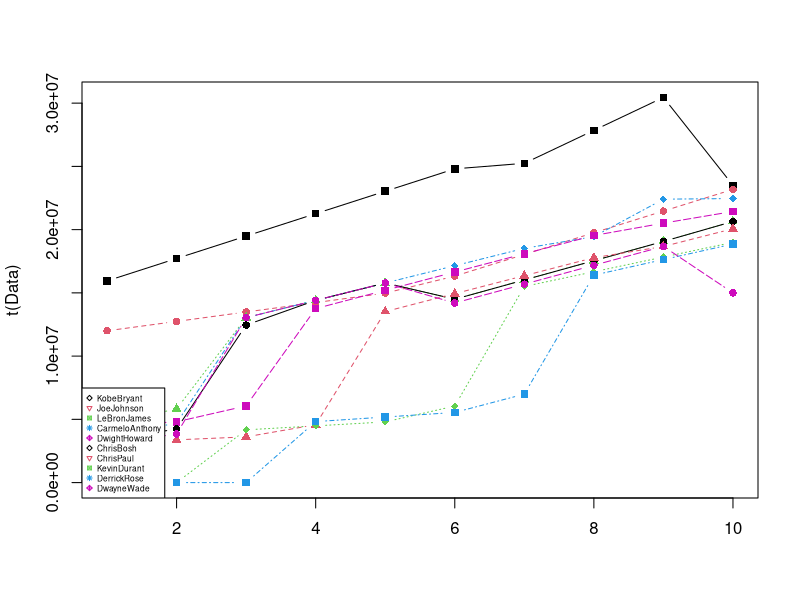
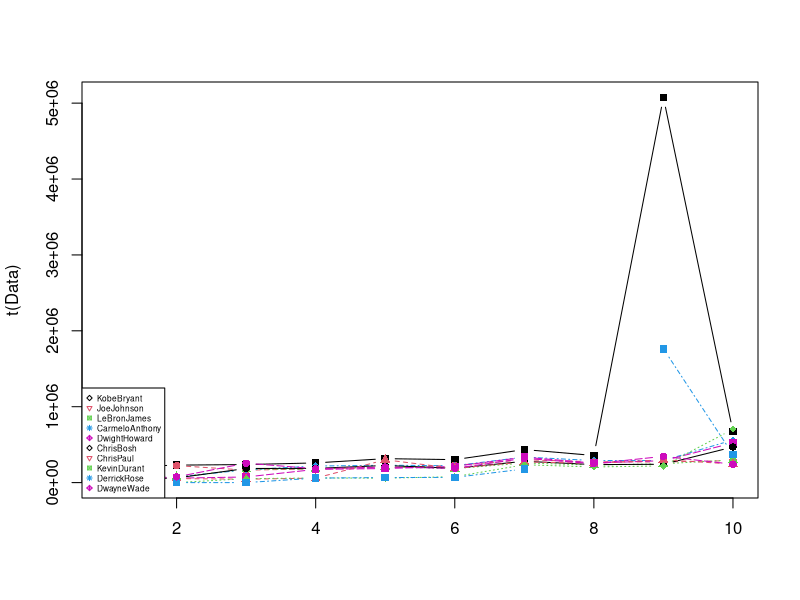
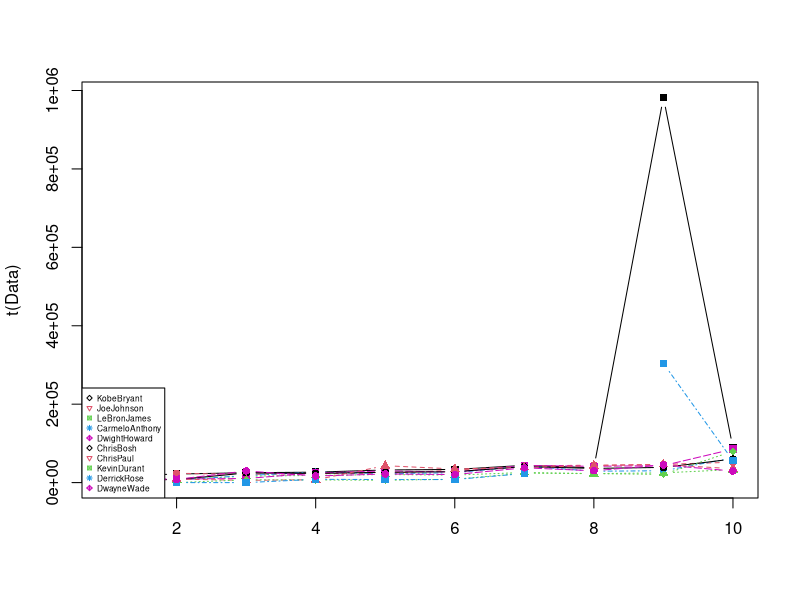
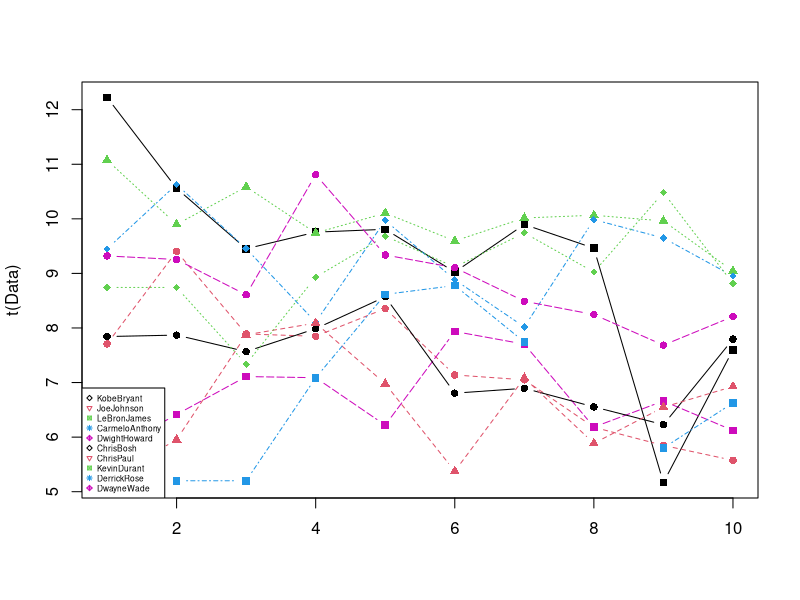
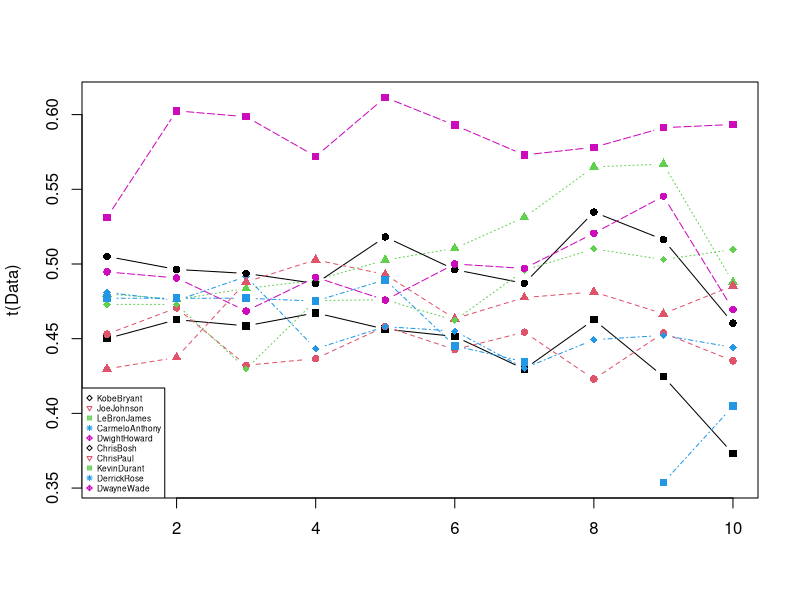
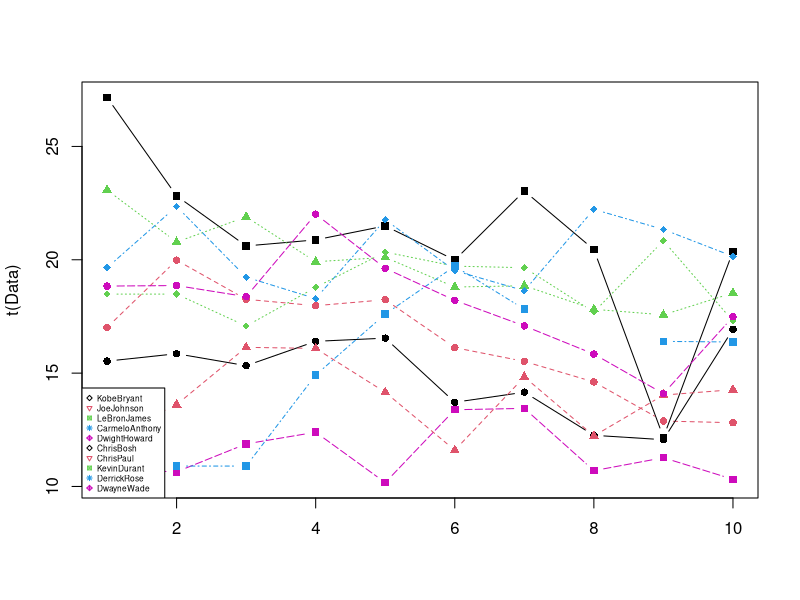
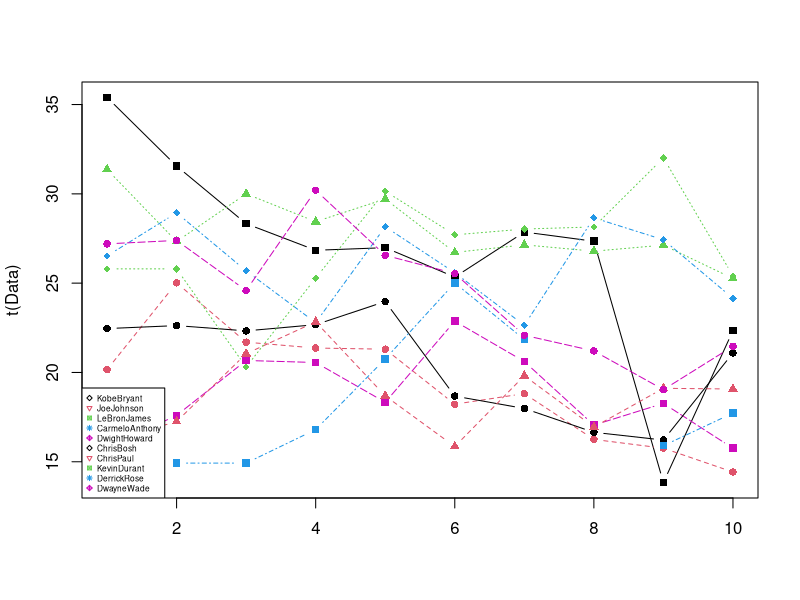
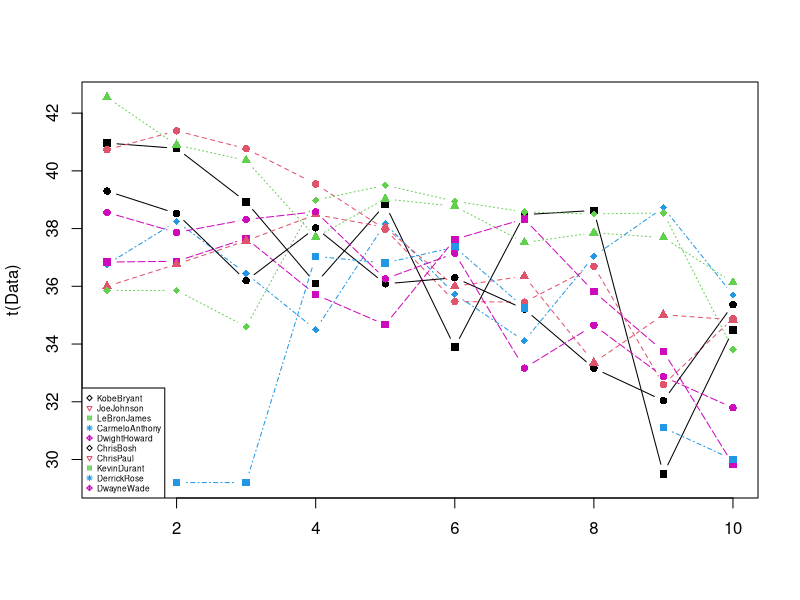

These charts were generated, in order, by the following R code: (Note: this script raises an error after producing the figures.)
Seasons <- c("2005","2006","2007","2008","2009","2010","2011","2012","2013","2014")

#Players
Players <- c("KobeBryant","JoeJohnson","LeBronJames","CarmeloAnthony","DwightHoward","ChrisBosh","ChrisPaul","KevinDurant","DerrickRose","DwayneWade")

#Salaries
KobeBryant_Salary <- c(15946875,17718750,19490625,21262500,23034375,24806250,25244493,27849149,30453805,23500000)
JoeJohnson_Salary <- c(12000000,12744189,13488377,14232567,14976754,16324500,18038573,19752645,21466718,23180790)
LeBronJames_Salary <- c(4621800,5828090,13041250,14410581,15779912,14500000,16022500,17545000,19067500,20644400)
CarmeloAnthony_Salary <- c(3713640,4694041,13041250,14410581,15779912,17149243,18518574,19450000,22407474,22458000)
DwightHoward_Salary <- c(4493160,4806720,6061274,13758000,15202590,16647180,18091770,19536360,20513178,21436271)
ChrisBosh_Salary <- c(3348000,4235220,12455000,14410581,15779912,14500000,16022500,17545000,19067500,20644400)
ChrisPaul_Salary <- c(3144240,3380160,3615960,4574189,13520500,14940153,16359805,17779458,18668431,20068563)
KevinDurant_Salary <- c(0,0,4171200,4484040,4796880,6053663,15506632,16669630,17832627,18995624)
DerrickRose_Salary <- c(0,0,0,4822800,5184480,5546160,6993708,16402500,17632688,18862875)
DwayneWade_Salary <- c(3031920,3841443,13041250,14410581,15779912,14200000,15691000,17182000,18673000,15000000)
#Matrix
Salary <- rbind(KobeBryant_Salary, JoeJohnson_Salary, LeBronJames_Salary, CarmeloAnthony_Salary, DwightHoward_Salary, ChrisBosh_Salary, ChrisPaul_Salary, KevinDurant_Salary, DerrickRose_Salary, DwayneWade_Salary)
rm(KobeBryant_Salary, JoeJohnson_Salary, CarmeloAnthony_Salary, DwightHoward_Salary, ChrisBosh_Salary, LeBronJames_Salary, ChrisPaul_Salary, DerrickRose_Salary, DwayneWade_Salary, KevinDurant_Salary)
colnames(Salary) <- Seasons
rownames(Salary) <- Players

#Games 
KobeBryant_G <- c(80,77,82,82,73,82,58,78,6,35)
JoeJohnson_G <- c(82,57,82,79,76,72,60,72,79,80)
LeBronJames_G <- c(79,78,75,81,76,79,62,76,77,69)
CarmeloAnthony_G <- c(80,65,77,66,69,77,55,67,77,40)
DwightHoward_G <- c(82,82,82,79,82,78,54,76,71,41)
ChrisBosh_G <- c(70,69,67,77,70,77,57,74,79,44)
ChrisPaul_G <- c(78,64,80,78,45,80,60,70,62,82)
KevinDurant_G <- c(35,35,80,74,82,78,66,81,81,27)
DerrickRose_G <- c(40,40,40,81,78,81,39,0,10,51)
DwayneWade_G <- c(75,51,51,79,77,76,49,69,54,62)
#Matrix
Games <- rbind(KobeBryant_G, JoeJohnson_G, LeBronJames_G, CarmeloAnthony_G, DwightHoward_G, ChrisBosh_G, ChrisPaul_G, KevinDurant_G, DerrickRose_G, DwayneWade_G)
rm(KobeBryant_G, JoeJohnson_G, CarmeloAnthony_G, DwightHoward_G, ChrisBosh_G, LeBronJames_G, ChrisPaul_G, DerrickRose_G, DwayneWade_G, KevinDurant_G)
colnames(Games) <- Seasons
rownames(Games) <- Players

#Minutes Played
KobeBryant_MP <- c(3277,3140,3192,2960,2835,2779,2232,3013,177,1207)
JoeJohnson_MP <- c(3340,2359,3343,3124,2886,2554,2127,2642,2575,2791)
LeBronJames_MP <- c(3361,3190,3027,3054,2966,3063,2326,2877,2902,2493)
CarmeloAnthony_MP <- c(2941,2486,2806,2277,2634,2751,1876,2482,2982,1428)
DwightHoward_MP <- c(3021,3023,3088,2821,2843,2935,2070,2722,2396,1223)
ChrisBosh_MP <- c(2751,2658,2425,2928,2526,2795,2007,2454,2531,1556)
ChrisPaul_MP <- c(2808,2353,3006,3002,1712,2880,2181,2335,2171,2857)
KevinDurant_MP <- c(1255,1255,2768,2885,3239,3038,2546,3119,3122,913)
DerrickRose_MP <- c(1168,1168,1168,3000,2871,3026,1375,0,311,1530)
DwayneWade_MP <- c(2892,1931,1954,3048,2792,2823,1625,2391,1775,1971)
#Matrix
MinutesPlayed <- rbind(KobeBryant_MP, JoeJohnson_MP, LeBronJames_MP, CarmeloAnthony_MP, DwightHoward_MP, ChrisBosh_MP, ChrisPaul_MP, KevinDurant_MP, DerrickRose_MP, DwayneWade_MP)
rm(KobeBryant_MP, JoeJohnson_MP, CarmeloAnthony_MP, DwightHoward_MP, ChrisBosh_MP, LeBronJames_MP, ChrisPaul_MP, DerrickRose_MP, DwayneWade_MP, KevinDurant_MP)
colnames(MinutesPlayed) <- Seasons
rownames(MinutesPlayed) <- Players

#Field Goals
KobeBryant_FG <- c(978,813,775,800,716,740,574,738,31,266)
JoeJohnson_FG <- c(632,536,647,620,635,514,423,445,462,446)
LeBronJames_FG <- c(875,772,794,789,768,758,621,765,767,624)
CarmeloAnthony_FG <- c(756,691,728,535,688,684,441,669,743,358)
DwightHoward_FG <- c(468,526,583,560,510,619,416,470,473,251)
ChrisBosh_FG <- c(549,543,507,615,600,524,393,485,492,343)
ChrisPaul_FG <- c(407,381,630,631,314,430,425,412,406,568)
KevinDurant_FG <- c(306,306,587,661,794,711,643,731,849,238)
DerrickRose_FG <- c(208,208,208,574,672,711,302,0,58,338)
DwayneWade_FG <- c(699,472,439,854,719,692,416,569,415,509)
#Matrix
FieldGoals <- rbind(KobeBryant_FG, JoeJohnson_FG, LeBronJames_FG, CarmeloAnthony_FG, DwightHoward_FG, ChrisBosh_FG, ChrisPaul_FG, KevinDurant_FG, DerrickRose_FG, DwayneWade_FG)
rm(KobeBryant_FG, JoeJohnson_FG, LeBronJames_FG, CarmeloAnthony_FG, DwightHoward_FG, ChrisBosh_FG, ChrisPaul_FG, KevinDurant_FG, DerrickRose_FG, DwayneWade_FG)
colnames(FieldGoals) <- Seasons
rownames(FieldGoals) <- Players

#Field Goal Attempts
KobeBryant_FGA <- c(2173,1757,1690,1712,1569,1639,1336,1595,73,713)
JoeJohnson_FGA <- c(1395,1139,1497,1420,1386,1161,931,1052,1018,1025)
LeBronJames_FGA <- c(1823,1621,1642,1613,1528,1485,1169,1354,1353,1279)
CarmeloAnthony_FGA <- c(1572,1453,1481,1207,1502,1503,1025,1489,1643,806)
DwightHoward_FGA <- c(881,873,974,979,834,1044,726,813,800,423)
ChrisBosh_FGA <- c(1087,1094,1027,1263,1158,1056,807,907,953,745)
ChrisPaul_FGA <- c(947,871,1291,1255,637,928,890,856,870,1170)
KevinDurant_FGA <- c(647,647,1366,1390,1668,1538,1297,1433,1688,467)
DerrickRose_FGA <- c(436,436,436,1208,1373,1597,695,0,164,835)
DwayneWade_FGA <- c(1413,962,937,1739,1511,1384,837,1093,761,1084)
#Matrix
FieldGoalAttempts <- rbind(KobeBryant_FGA, JoeJohnson_FGA, LeBronJames_FGA, CarmeloAnthony_FGA, DwightHoward_FGA, ChrisBosh_FGA, ChrisPaul_FGA, KevinDurant_FGA, DerrickRose_FGA, DwayneWade_FGA)
rm(KobeBryant_FGA, JoeJohnson_FGA, LeBronJames_FGA, CarmeloAnthony_FGA, DwightHoward_FGA, ChrisBosh_FGA, ChrisPaul_FGA, KevinDurant_FGA, DerrickRose_FGA, DwayneWade_FGA)
colnames(FieldGoalAttempts) <- Seasons
rownames(FieldGoalAttempts) <- Players

#Points
KobeBryant_PTS <- c(2832,2430,2323,2201,1970,2078,1616,2133,83,782)
JoeJohnson_PTS <- c(1653,1426,1779,1688,1619,1312,1129,1170,1245,1154)
LeBronJames_PTS <- c(2478,2132,2250,2304,2258,2111,1683,2036,2089,1743)
CarmeloAnthony_PTS <- c(2122,1881,1978,1504,1943,1970,1245,1920,2112,966)
DwightHoward_PTS <- c(1292,1443,1695,1624,1503,1784,1113,1296,1297,646)
ChrisBosh_PTS <- c(1572,1561,1496,1746,1678,1438,1025,1232,1281,928)
ChrisPaul_PTS <- c(1258,1104,1684,1781,841,1268,1189,1186,1185,1564)
KevinDurant_PTS <- c(903,903,1624,1871,2472,2161,1850,2280,2593,686)
DerrickRose_PTS <- c(597,597,597,1361,1619,2026,852,0,159,904)
DwayneWade_PTS <- c(2040,1397,1254,2386,2045,1941,1082,1463,1028,1331)
#Matrix
Points <- rbind(KobeBryant_PTS, JoeJohnson_PTS, LeBronJames_PTS, CarmeloAnthony_PTS, DwightHoward_PTS, ChrisBosh_PTS, ChrisPaul_PTS, KevinDurant_PTS, DerrickRose_PTS, DwayneWade_PTS)
rm(KobeBryant_PTS, JoeJohnson_PTS, LeBronJames_PTS, CarmeloAnthony_PTS, DwightHoward_PTS, ChrisBosh_PTS, ChrisPaul_PTS, KevinDurant_PTS, DerrickRose_PTS, DwayneWade_PTS)
colnames(Points) <- Seasons
rownames(Points) <- Players



myplot <- function(data, rows=1:10){
  Data <- data[rows,,drop=F]
  matplot(t(Data), type="b", pch=15:18, col=c(1:4,6))
  ?legend()
  
  legend("bottomleft", inset=0.00, legend=Players[rows], col=c(1:4,6), pch=5:9, horiz=F,cex=0.50)
  
}

#salary
myplot(Salary)
myplot(Salary / Games)
myplot(Salary/ FieldGoals)
#In-Game metrics Normalized
myplot(FieldGoals/Games)
myplot(FieldGoals/FieldGoalAttempts)
myplot(FieldGoalAttempts/Games)
myplot(Points/Games)

# interesting observations
myplot(MinutesPlayed/Games)
myplot(Games)

#Times is Valuable
myplot(FieldGoals/MinutesPlayed)

#player Style
myplot(Points/FieldGoals)

#Free Throws 
myplot(Freethrowattempts/Games)
myplot(Freethrow/Freethrowattempts)
myplot((Points- Freethrow)/FieldGoals)


#Free Throws
KobeBryant_FT <- c(696,667,623,483,439,483,381,525,18,196)
JoeJohnson_FT <- c(261,235,316,299,220,195,158,132,159,141)
LeBronJames_FT <- c(601,489,549,594,593,503,387,403,439,375)
CarmeloAnthony_FT <- c(573,459,464,371,508,507,295,425,459,189)
DwightHoward_FT <- c(356,390,529,504,483,546,281,355,349,143)
ChrisBosh_FT <- c(474,463,472,504,470,384,229,241,223,179)
ChrisPaul_FT <- c(394,292,332,455,161,337,260,286,295,289)
KevinDurant_FT <- c(209,209,391,452,756,594,431,679,703,146)
DerrickRose_FT <- c(146,146,146,197,259,476,194,0,27,152)
DwayneWade_FT <- c(629,432,354,590,534,494,235,308,189,284)
#Matrix
#
Freethrow <- rbind(KobeBryant_FT, JoeJohnson_FT, LeBronJames_FT, CarmeloAnthony_FT, DwightHoward_FT, ChrisBosh_FT, ChrisPaul_FT, KevinDurant_FT, DerrickRose_FT, DwayneWade_FT)
rm(KobeBryant_FT, JoeJohnson_FT, CarmeloAnthony_FT, DwightHoward_FT, ChrisBosh_FT, LeBronJames_FT, ChrisPaul_FT, DerrickRose_FT, DwayneWade_FT, KevinDurant_FT)
colnames(Salary) <- Seasons
rownames(Salary) <- Players

#

#Free Throw Attempts
KobeBryant_FTA <- c(819,768,742,564,541,583,451,626,21,241)
JoeJohnson_FTA <- c(330,314,379,362,269,243,186,161,195,176)
LeBronJames_FTA <- c(814,701,771,762,773,663,502,535,585,528)
CarmeloAnthony_FTA <- c(709,568,590,468,612,605,367,512,541,237)
DwightHoward_FTA <- c(598,666,897,849,816,916,572,721,638,271)
ChrisBosh_FTA <- c(581,590,559,617,590,471,279,302,272,232)
ChrisPaul_FTA <- c(465,357,390,524,190,384,302,323,345,321)
KevinDurant_FTA <- c(256,256,448,524,840,675,501,750,805,171)
DerrickRose_FTA <- c(205,205,205,250,338,555,239,0,32,187)
DwayneWade_FTA <- c(803,535,467,771,702,652,297,425,258,370)
#Matrix
#
# <put your code here>
Freethrowattempts<- rbind(KobeBryant_FTA, JoeJohnson_FTA,LeBronJames_FTA, CarmeloAnthony_FTA, DwightHoward_FTA, ChrisBosh_FTA, ChrisPaul_FTA, KevinDurant_FTA, DerrickRose_FTA, DwayneWade_FTA)
rm(KobeBryant_FTA, JoeJohnson_FTA, CarmeloAnthony_FTA, DwightHoward_FTA, ChrisBosh_FTA, LeBronJames_FTA, ChrisPaul_FTA, DerrickRose_FTA, DwayneWade_FTA, KevinDurant_FTA)
colnames(Salary) <- Seasons
rownames(Salary) <- Players

#